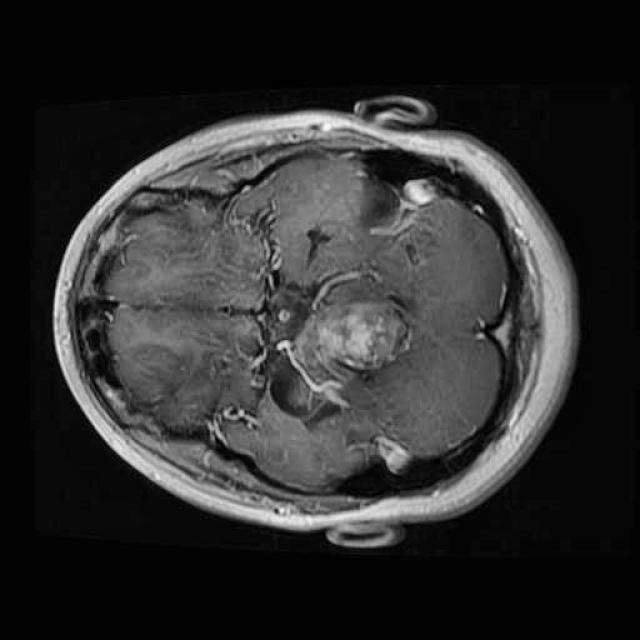
#> input picture IMAGENES/Tomografía uno.jpg, 640 x 640 px, found by its file name
$ jupyter execute 'Práctica_6_PDI.ipynb'   (shell and % lines are left out)
#> lines starting #> are read from the running program, lines starting #| are printed output that depends on the picture
<a href="https://colab.research.google.com/github/JamalMorales/PDI/blob/main/PR%C3%81CTICAS%20PDI/Pr%C3%A1ctica_6_PDI.ipynb" target="_parent"></a>

# **Cargamos la libreria de Github para tener acceso a nuestras imagenes primero**

[cell 1]
%cd PDI

# **Despues cargamos nuestro código correspondiente**

Parte 1

[cell 2]
import numpy as np
import matplotlib.pyplot as plt
import cv2
from scipy.optimize import minimize

#Jamal Morales Sánchez 2064497
#Evelyn Rubí Martinez Ruiz 2071292
#Abigail Montserrat Nieto Solís 2059067
#Reynaldo Holsen Gallegos González	1963727
#Jesús Antonio Segura Vences	1851396

import numpy as np
import matplotlib.pyplot as plt
import cv2

#Importación de imágenes
img1 = cv2.imread('IMAGENES/Tomografía uno.jpg', 0)
#> img1 is the input picture: shape (640, 640); min 0, max 250, mean 46.4
img2 = cv2.imread('IMAGENES/Tomografía dos.jpg', 0)
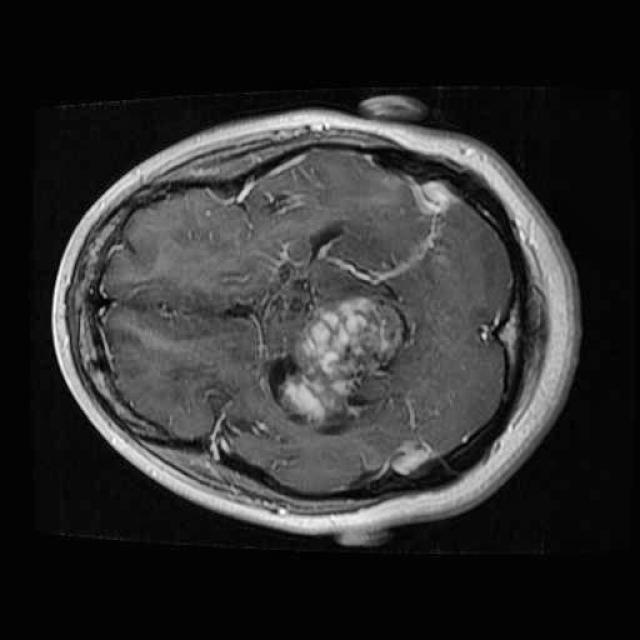
#> input picture IMAGENES/Tomografía dos.jpg, 640 x 640 px, found by its file name
#> img2 is the input picture: shape (640, 640); min 0, max 255, mean 46.7

#Reescalado de imágenes
imgs1 = cv2.resize(img1, (256, 256))
imgs2 = cv2.resize(img2, (256, 256))

#Sumas
suma = cv2.addWeighted(imgs1, 0.8, imgs2, 0.2, 0)
spro = cv2.add(imgs1, imgs2)
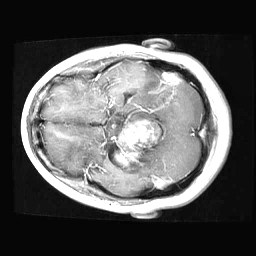
#> spro: shape (256, 256); min 1, max 255, mean 86.4

#Restas
resta = cv2.absdiff(imgs1, imgs2)
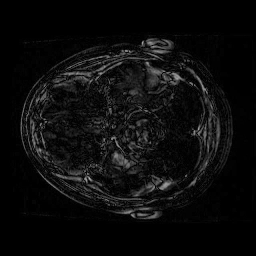
#> resta: shape (256, 256); min 0, max 178, mean 12.1

#Multiplicaciones
mult2_1 = imgs2 * 3
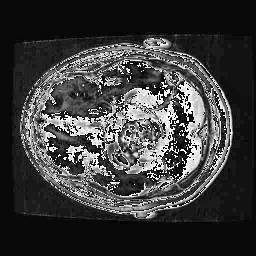
#> mult2_1: shape (256, 256); min 0, max 255, mean 59.4
mult2_2 = imgs2 * 1
mult2_3 = imgs2 * 6
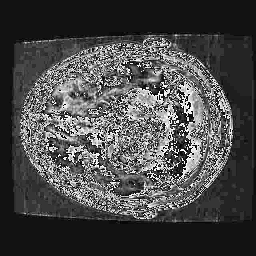
#> mult2_3: shape (256, 256); min 0, max 254, mean 72.5

mult1_1 = imgs1 * 5
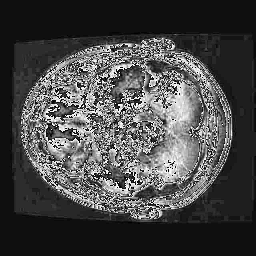
#> mult1_1: shape (256, 256); min 0, max 255, mean 71.7
mult1_2 = imgs1 * 1.5
mult1_3 = imgs1 * 10
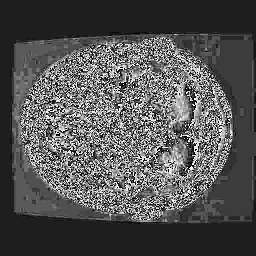
#> mult1_3: shape (256, 256); min 0, max 254, mean 83.9

#Multiplicación elemento x elemento
mexe = imgs1 * imgs2
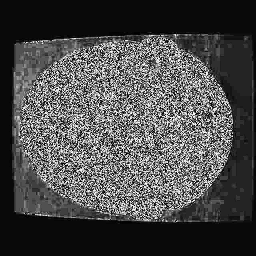
#> mexe: shape (256, 256); min 0, max 255, mean 74.7

plt.figure(figsize=(12,4))
plt.subplot(3,4,1)
plt.imshow(imgs1, cmap = 'gray')
plt.title('Original 1')
plt.axis('off')

plt.subplot(3,4,2)
plt.imshow(imgs2, cmap = 'gray')
plt.title('Original 2')
plt.axis('off')

plt.subplot(3,4,3)
plt.imshow(suma, cmap = 'gray')
plt.title('Suma Ponderada')
plt.axis('off')

plt.subplot(3,4,4)
plt.imshow(spro, cmap = 'gray')
plt.title('Suma de promedios')
plt.axis('off')

plt.subplot(3,4,5)
plt.imshow(resta, cmap='gray')
plt.title('Resta')
plt.axis('off')

plt.subplot(3,4,6)
plt.imshow(mult1_1, cmap='gray')
plt.title('Multiplicación x 5')
plt.axis('off')

plt.subplot(3,4,7)
plt.imshow(mult1_2, cmap='gray')
plt.title('Multiplicación x  1.5')
plt.axis('off')

plt.subplot(3,4,8)
plt.imshow(mult1_3, cmap='gray')
plt.title('Multiplicación x 10')
plt.axis('off')

plt.subplot(3,4,9)
plt.imshow(mult2_1, cmap='gray')
plt.title('Multiplicación x 3')
plt.axis('off')

plt.subplot(3,4,10)
plt.imshow(mult2_2, cmap='gray')
plt.title('Multiplicación x 1')
plt.axis('off')

plt.subplot(3,4,11)
plt.imshow(mult2_3, cmap='gray')
plt.title('Multiplicación x 6')
plt.axis('off')

plt.subplot(3,4,12)
plt.imshow(mexe, cmap='gray')
plt.title('Multiplicación elemento x elemtno')
plt.axis('off')

plt.tight_layout()
plt.show()

Parte 2

[cell 3]
import numpy as np
import matplotlib.pyplot as plt
import cv2

#Importación de imágenes
img1 = cv2.imread('IMAGENES/Tomografía uno.jpg', 0)

#Mejora de contraste
imge = cv2.equalizeHist(img1)
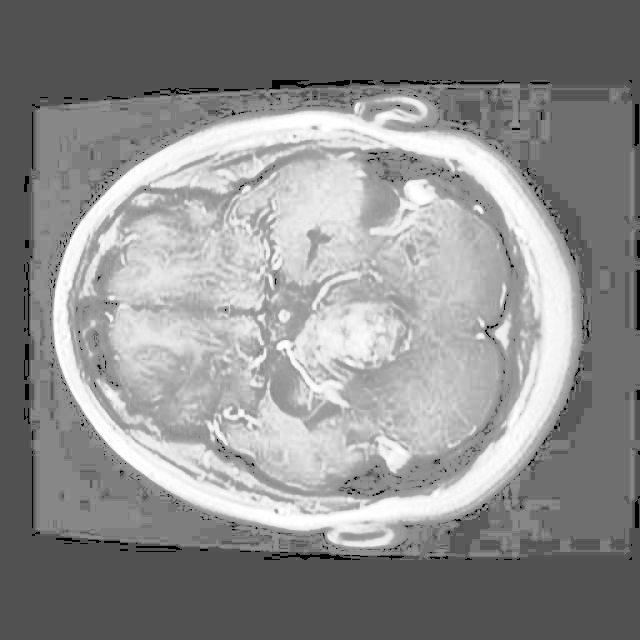
#> imge: shape (640, 640); min 0, max 255, mean 141.2

#Mostrar
plt.subplot(2,2,1)
plt.imshow(img1, cmap='gray')
plt.title('Original')
plt.axis('off')

plt.subplot(2,2,2)
plt.hist(img1.ravel(),256,[0,256])
plt.title('Histograma original')
plt.axis('on')

plt.subplot(2,2,3)
plt.imshow(imge, cmap='gray')
plt.title('Histograma ecualizado')
plt.axis('off')

plt.subplot(2,2,4)
plt.hist(imge.ravel(),256,[0,256])
plt.title('Histograma imagen ecualizada')
plt.axis('on')

plt.tight_layout()
plt.show()
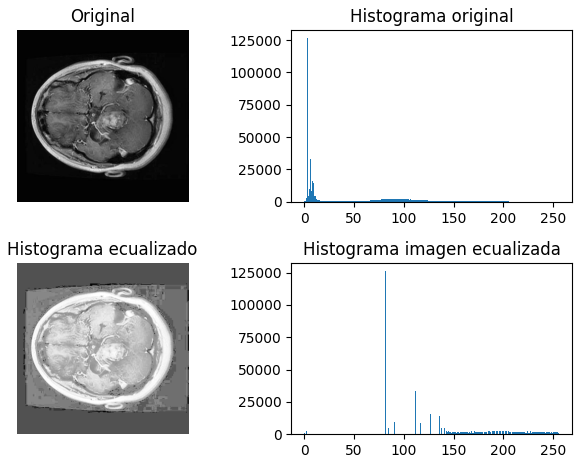
#> figure drawn by matplotlib, 4 panels; panel 2: tallest bar 126257 high, from x = 3 to 4; panel 4: tallest bar 126257 high, from x = 81 to 82
